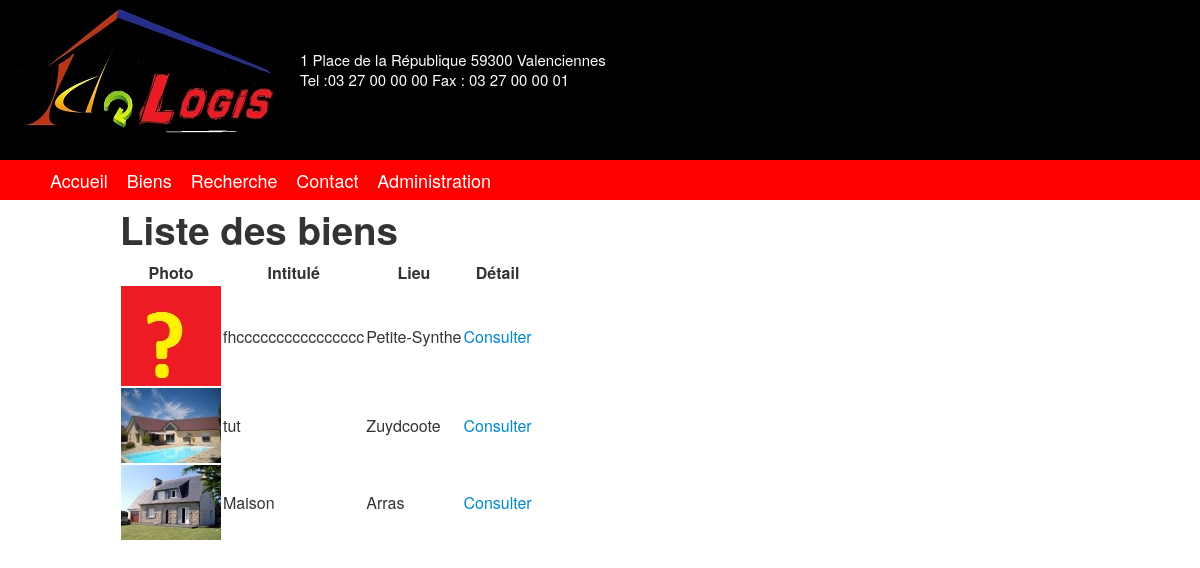
The page /cBien.php on the database its author committed.
### tables this page shows
CREATE TABLE IF NOT EXISTS `bien` (
  `IdBien` int(11) NOT NULL AUTO_INCREMENT,
  `IntituleBien` varchar(255) NOT NULL,
  `NbChambresBien` int(11) NOT NULL,
  `GarageBien` varchar(255) NOT NULL,
  `JardinBien` varchar(255) NOT NULL,
  `PrixBien` int(11) NOT NULL,
  `EnergieBien` varchar(255) NOT NULL,
  `photoBien` varchar(100) NOT NULL DEFAULT 'defaut.jpg',
  `CommuneBien` int(11) NOT NULL,
  PRIMARY KEY (`IdBien`),
  KEY `CommuneBien` (`CommuneBien`)
);

CREATE TABLE IF NOT EXISTS `commune` (
  `IdCommune` int(11) NOT NULL AUTO_INCREMENT,
  `CodePostalCommune` varchar(5) NOT NULL,
  `NomCommune` varchar(50) NOT NULL,
  `SecteurCommune` int(11) NOT NULL,
  PRIMARY KEY (`IdCommune`),
  KEY `SecteurCommune` (`SecteurCommune`)
);

### modeles/fonctions_public.php (called while the page is built, shortened)
<?php
function getListeDesBiens(){
	$req = 'SELECT * FROM Bien, Commune WHERE Bien.CommuneBien=Commune.idCommune';
	$res = mysql_query($req);
	return $res;
}
?>

### vues/biens/listeBiens.php (the view)
<h1>Liste des biens</h1>
<?php
	if (mysql_num_rows($listeBiens)==0) {
		echo '<p> Il n\'y a pas de resultats.</p>';
	}else{
?>
		<table>
			<tr><th> Photo </th>
				<th> Intitulé </th>
				<th> Lieu </th>
				<th> Détail </th>
			</tr>
<?php
		while ($row=mysql_fetch_array($listeBiens)) {
			echo '<tr>
				<td><img src="style/biens/miniatures/'.$row['photoBien'].'" /></td>
				<td>'.$row['IntituleBien'].' </td>
				<td>'.$row['NomCommune'].' </td>
				<td><a href="cBien.php?action=detail&idBien='.$row['IdBien'].'">Consulter</a></td>
			</tr> ';
		}
		echo "</table>";
	}
?>

### style/design.css (style rules this page uses)
html { margin: 0; padding: 0; }
body { margin: 0; padding: 0; }

### rows shown on the page
bien: photoBien (picture), IntituleBien "fhcccccccccccccccc", CommuneBien.NomCommune "Petite-Synthe"
bien: photoBien (picture), IntituleBien "tut", CommuneBien.NomCommune "Zuydcoote"
bien: photoBien (picture), IntituleBien "Maison", CommuneBien.NomCommune "Arras"
